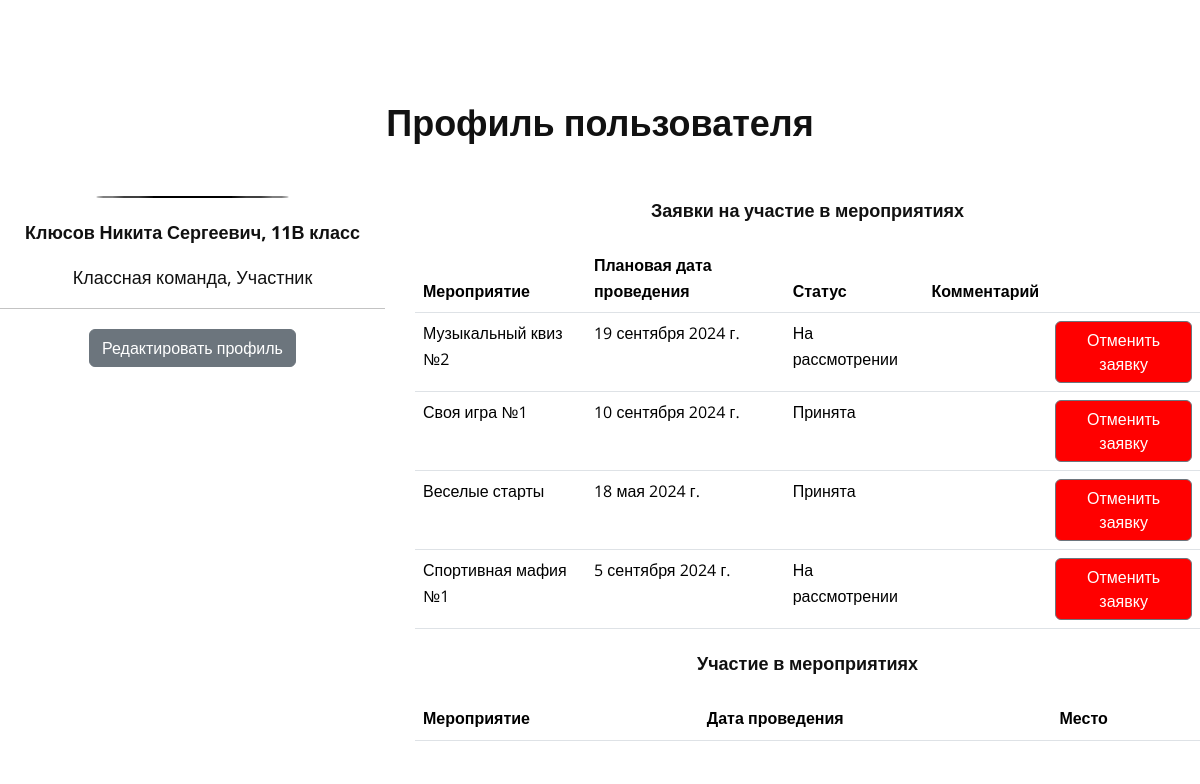
Before: /profile/ (signed in) with the older database file.
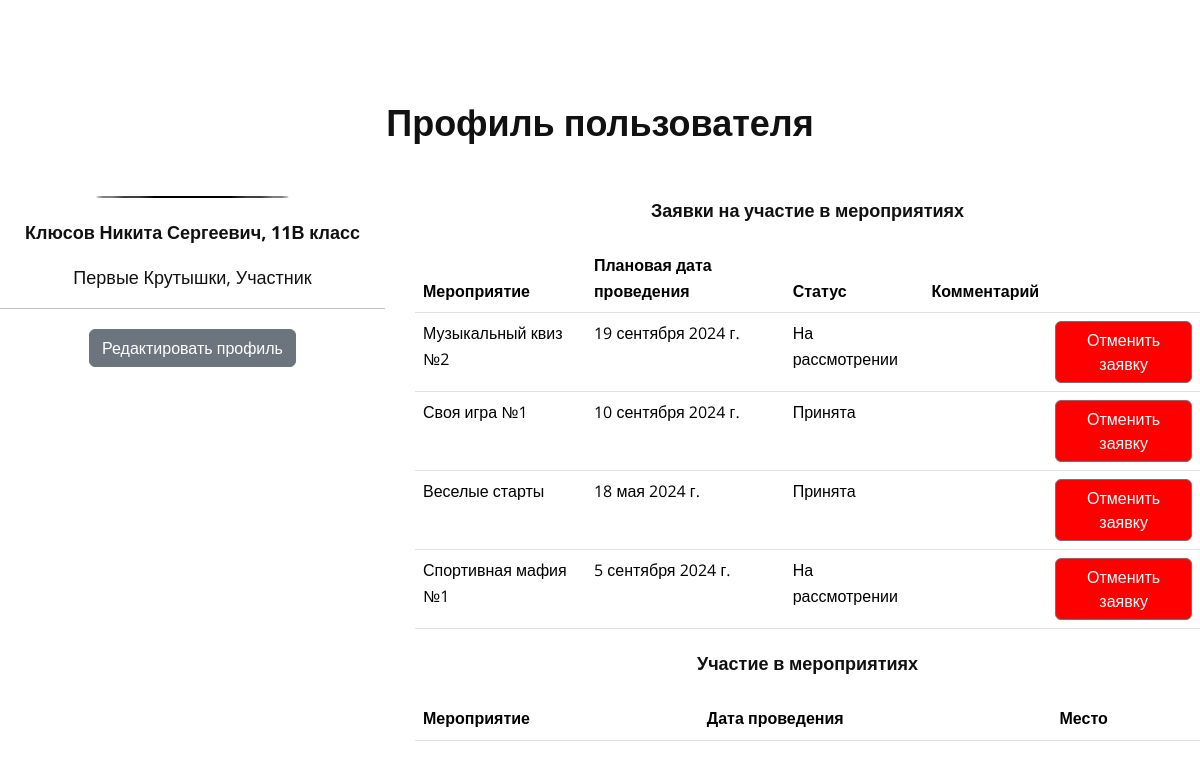
After: the same page with the newer database file.
### Diplom/models.py (models this page shows, shortened)
class Team_Members(models.Model):
    Team_List = models.ForeignKey('Team_List', on_delete=models.CASCADE)
    Profile = models.ForeignKey('Profile', on_delete=models.CASCADE)

class Team_List(models.Model):
    Team = models.ForeignKey('Team', on_delete=models.CASCADE)

class Team(models.Model):
    name = models.CharField(max_length=255)
    date_created = models.DateTimeField(blank=True, null=True)
    date_disbanded = models.DateTimeField(blank=True, null=True)
    capitan = models.ForeignKey(Profile, on_delete=models.SET_NULL, verbose_name="Капитан", blank=True, null=True)

### Diplom/views.py (the view)
# urls.py: path('profile/', user_profile, name='profile'),
def user_profile(request):
    profile = get_object_or_404(Profile, user=request.user.pk)
    status = InvitationStatus.objects.filter(Status__name='Посещено', Invitation__Profile__user=request.user.pk)
    event_result = Results.objects.filter(Invitation__Profile__user=request.user.pk)
    status_invitation = InvitationStatus.objects.filter(Invitation__Profile__user=request.user.pk).exclude(
        Status__name__in=['Посещено'])
    team = Team_Members.objects.get(Profile__user=request.user.pk)
    is_capitan = False
    if team.Team_List.Team.capitan == request.user.profile:
        is_capitan = True
    if is_capitan:
        capitan = 'Капитан'
    else:
        capitan = 'Участник'
    result_status = list(zip(status, event_result))
    context = {
        'user': request.user,
        'profile': profile,
        'result_status': result_status,
        'status_invitation': status_invitation,
        'team': team,
        'capitan': capitan
    }
    return render(request, 'profile.html', context)

### Diplom/models.py (called while the page is built)
    def __str__(self):
        return str(self.name)

### templates/profile.html (shortened to what this page needs)
{% extends 'base.html' %}
{% block content %}
    <h3 align="center" style="padding-bottom: 10px"><strong>Профиль пользователя</strong></h3>
    <div class="textcols">
        <div class="textcols-row">
            <div class="textcols-item">
                <p align="center"><img src="{% if profile.image %}{{ profile.image.url }}{% endif %}" width="50%"
                                       class="circle"></p>
                <p align="center" style="margin: 1rem">
                    <strong>{{ user.last_name }} {{ user.first_name }} {{ profile.patronymic }}, {{ profile.klass }}
                        класс</strong></p>
                <p align="center" style="margin: 1rem">{{ team.Team_List.Team.name }}, {{ capitan }}</p>
            <hr>
            <p align="center"> <a href="" type="button" class="btn btn-secondary">Редактировать профиль</a></p>
            </div>
            <div class="textcols-item">
                <p align="center"><strong>Заявки на участие в мероприятиях</strong></p>
                <table class="table">
                    <thead>
                    <tr>
                        <th>Мероприятие</th>
                        <th>Плановая дата проведения</th>
                        <th>Статус</th>
                        <th>Комментарий</th>
                        <th></th>
                    </tr>
                    </thead>
                    <tbody>
                    {% for status in status_invitation %}
                        <tr>
                            <td>{{ status.Invitation.Event_Plan_Position.Event }}</td>
                            <td>{{ status.Invitation.Event_Plan_Position.Date_Plan }}</td>
                            <td>{{ status.Status.name }}</td>
                            {% if status.Description %}
                                <td>{{ status.Description }}</td>
                            {% else %}
                                <td></td>
                            {% endif %}
                            {% if status.Status.name == 'Отменена' %}
                                <td></td>
                            {% else %}
                                 <td><a href="{% url 'cancel_invitation' status.pk %}" type="button" class="btn btn-secondary" style="background-color: red">Отменить заявку</a></td>
                            {% endif %}
                        </tr>
                    {% endfor %}
                    </tbody>
                </table>
                <p align="center"><strong>Участие в мероприятиях</strong></p>
                <table class="table">
                    <thead>
                    <tr>
                        <th>Мероприятие</th>
                        <th>Дата проведения</th>
                        <th>Место</th>
                    </tr>
                    </thead>
                </table>
            </div>
        </div>
    </div>
{% endblock %}

Changed rows visible on the page:
changed through a linked row, Team_Members: Team_List.Team.name "Классная команда" → "Первые Крутышки"
